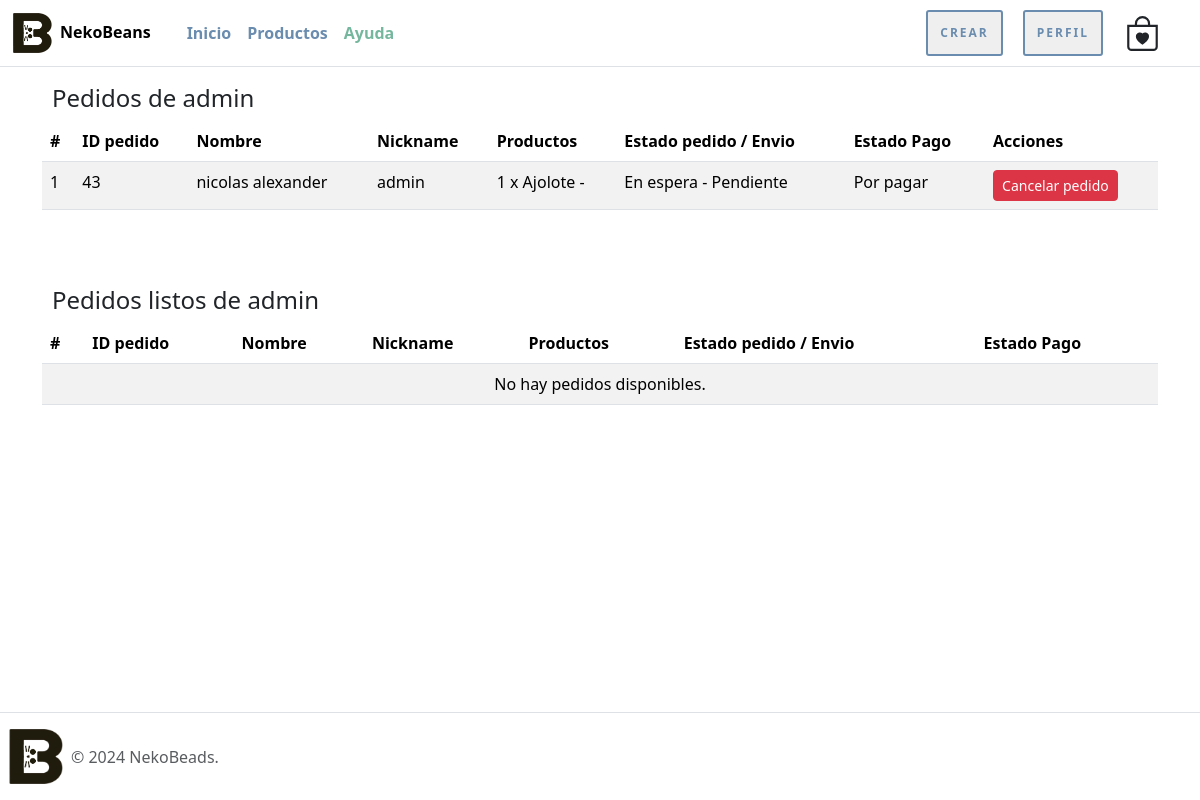
The page /tus-pedidos/ (signed in) on the database as committed earlier.
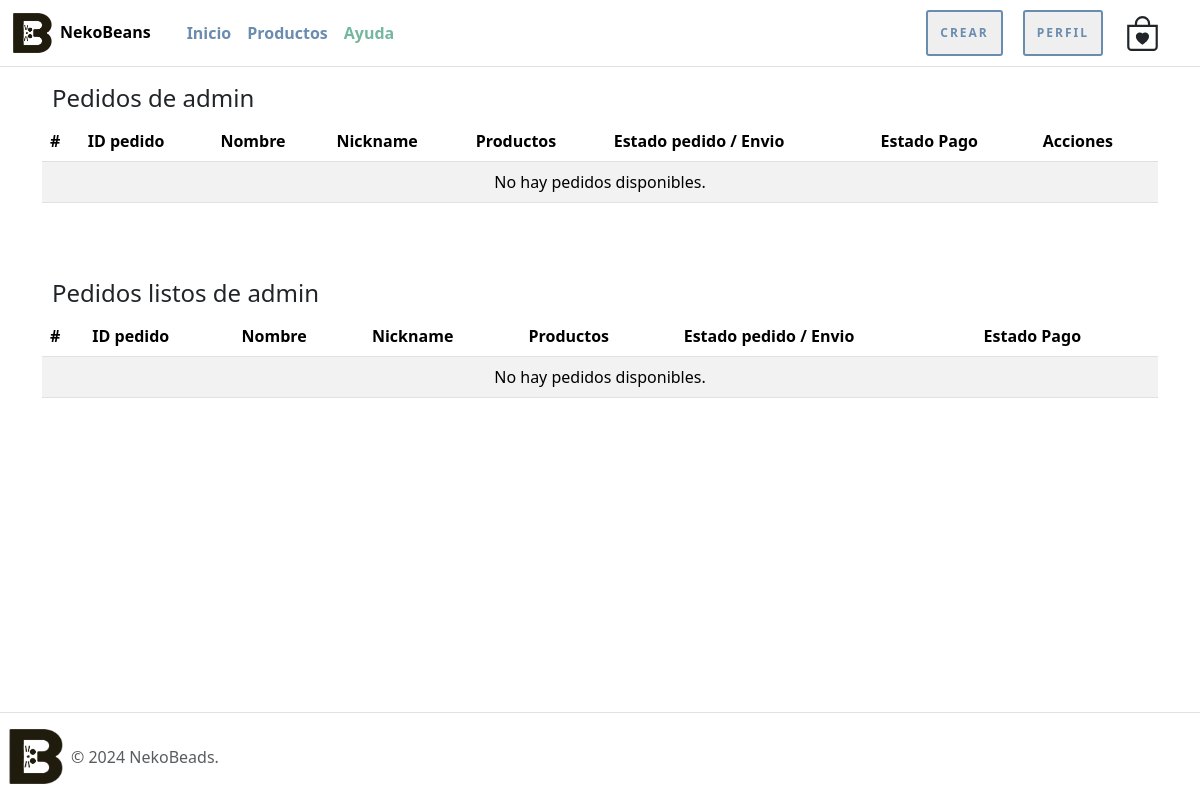
The same page on the database as committed later.
### nekoBeansWeb/models.py (models this page shows, shortened)
class envio(models.Model):
    nickname = models.CharField(max_length=100)
    nombre = models.CharField(max_length=100)
    apellido_paterno = models.CharField(max_length=100)
    apellido_materno = models.CharField(max_length=100)
    telefono = models.CharField(max_length=20)
    email = models.EmailField()
    direccion = models.TextField()
    productos = models.TextField(default='No hay productos')  # Valor por defecto
    estado_pedido = models.IntegerField(choices=estado_pedido, default=1)
    forma_pago = models.IntegerField(choices=forma_pago, default=1)
    estado_pago = models.IntegerField(choices=estado_pago, default=1)
    entrega = models.IntegerField(choices=entrega, default=1)

### nekoBeansWeb/views.py (the view)
# urls.py: path('tus-pedidos/', tus_pedidos, name='tus_pedidos'),
@login_required
def tus_pedidos(request):
    user_pedidos = envio.objects.filter(nickname=request.user.username)
    pedidos_pendientes = user_pedidos.exclude(estado_pedido=3, entrega=2)
    pedidos_listos = user_pedidos.filter(estado_pedido=3, entrega=2)
    context = {
        'pedidos_pendientes': pedidos_pendientes,
        'pedidos_listos': pedidos_listos,
    }
    return render(request, 'nekoBeansWeb/pedidos/tus_pedidos.html', context)

### nekoBeansWeb/templates/nekoBeansWeb/pedidos/tus_pedidos.html (shortened to what this page needs)
{% extends 'nekoBeansWeb/narvar_footer.html' %}
{% load static %}
{% block contenido %}
<div class="container mt-4">
    <div class="row">
        <div class="col-md-12">
            <h4 class="espacio-titulos">Pedidos de {{ user.username }}</h4>
            <div class="table-responsive">
                <table class="table table-hover table-striped">
                    <thead class="thead-dark">
                        <tr>
                            <th scope="col">#</th>
                            <th scope="col">ID pedido</th>
                            <th scope="col">Nombre</th>
                            <th scope="col">Nickname</th>
                            <th scope="col">Productos</th>
                            <th scope="col">Estado pedido / Envio</th>
                            <th scope="col">Estado Pago</th>
                            <th scope="col">Acciones</th>
                        </tr>
                    </thead>
                    <tbody>
                        {% for pedido in pedidos_pendientes %}
                            <tr>
                                <td>{{ forloop.counter }}</td>
                                <td>{{ pedido.id }}</td>
                                <td>{{ pedido.nombre }}</td>
                                <td>{{ pedido.nickname }}</td>
                                <td>{{ pedido.productos }}</td>
                                <td>{{ pedido.get_estado_pedido_display }} - {{ pedido.get_entrega_display }}</td>
                                <td>{{ pedido.get_estado_pago_display }}</td>
                                <td><a href="{% url 'eliminar_pedido' pedido.id %}" class="btn btn-sm btn-danger delete-btn">Cancelar pedido</a></td>
                            </tr>
                        {% empty %}
                            <tr>
                                <td colspan="8" class="text-center">No hay pedidos disponibles.</td>
                            </tr>
                        {% endfor %}
                    </tbody>
                </table>
            </div>
        </div>
        <div class="col-md-12">
            <h4 class="espacio-titulos">Pedidos listos de {{ user.username }}</h4>
            <div class="table-responsive">
                <table class="table table-hover table-striped">
                    <thead class="thead-dark">
                        <tr>
                            <th scope="col">#</th>
                            <th scope="col">ID pedido</th>
                            <th scope="col">Nombre</th>
                            <th scope="col">Nickname</th>
                            <th scope="col">Productos</th>
                            <th scope="col">Estado pedido / Envio</th>
                            <th scope="col">Estado Pago</th>
                        </tr>
                    </thead>
                    <tbody>
                        {% for pedido in pedidos_listos %}
                            <tr>
                                <td>{{ forloop.counter }}</td>
                                <td>{{ pedido.id }}</td>
                                <td>{{ pedido.nombre }}</td>
                                <td>{{ pedido.nickname }}</td>
                                <td>{{ pedido.productos }}</td>
                                <td>{{ pedido.get_estado_pedido_display }} - {{ pedido.get_entrega_display }}</td>
                                <td>{{ pedido.get_estado_pago_display }}</td>
                            </tr>
                        {% empty %}
                            <tr>
                                <td colspan="8" class="text-center">No hay pedidos disponibles.</td>
                            </tr>
                        {% endfor %}
                    </tbody>
                </table>
            </div>
        </div>
    </div>
</div>
{% endblock %}

Rows that differ between the two databases and show on the page:
removed envio: id "43", nombre "nicolas alexander", nickname "admin", productos "1 x Ajolote -", estado_pedido "En espera", entrega "Pendiente", estado_pago "Por pagar"
Other text that changed with them:
text now shown: "No hay pedidos disponibles."
